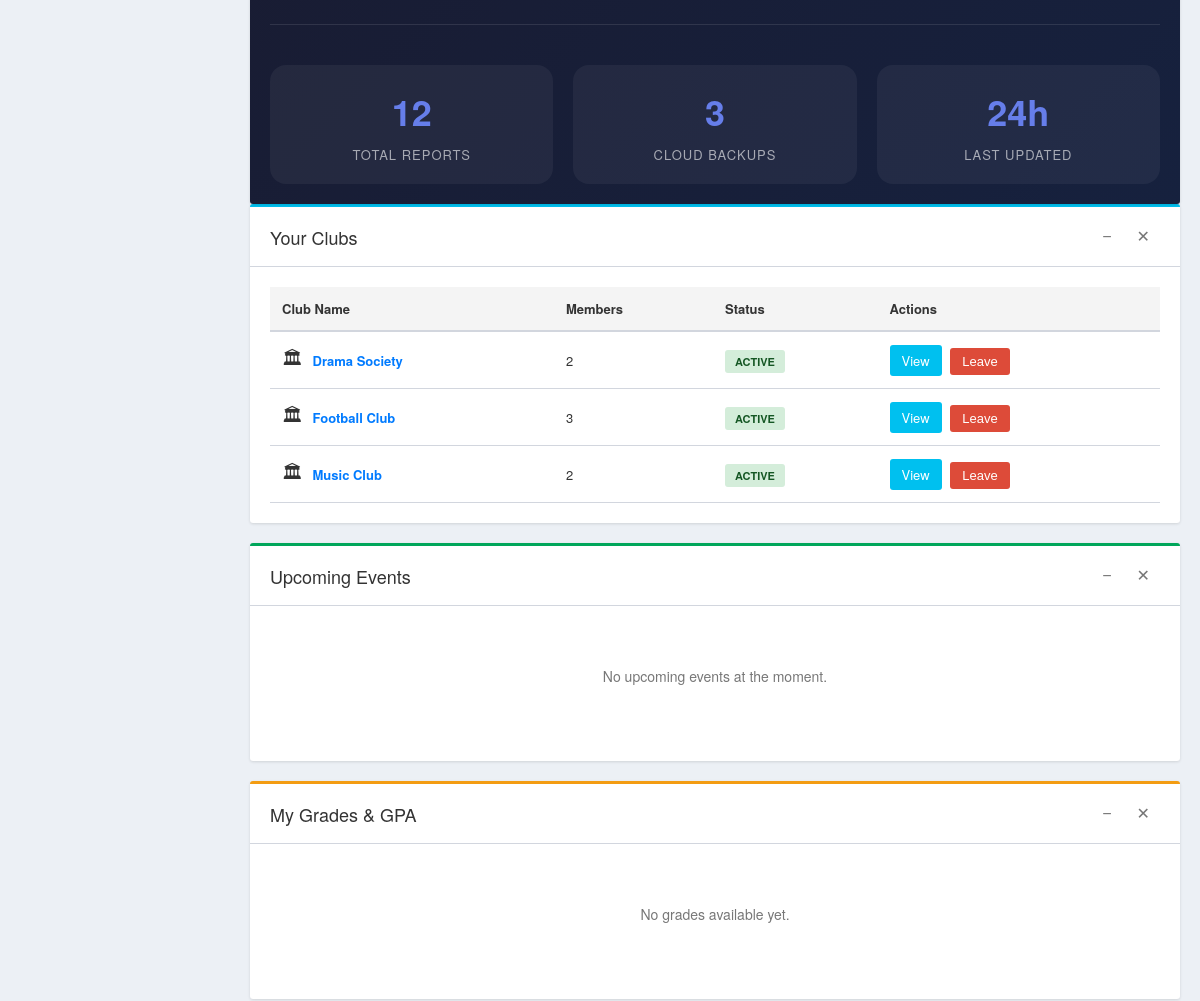
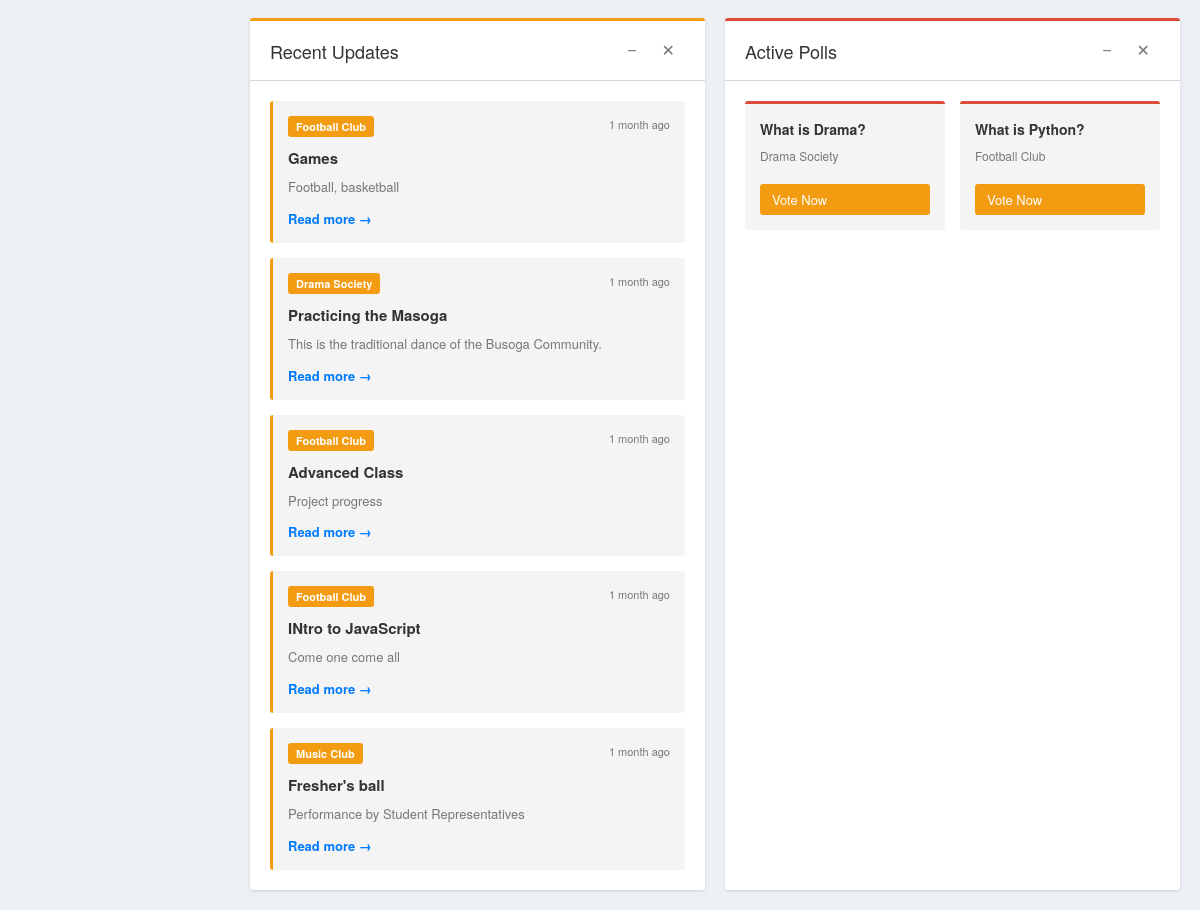
/users/dashboard/student/ (signed in, lower part), run on an earlier commit of the app's database (2 pictures, top to bottom).
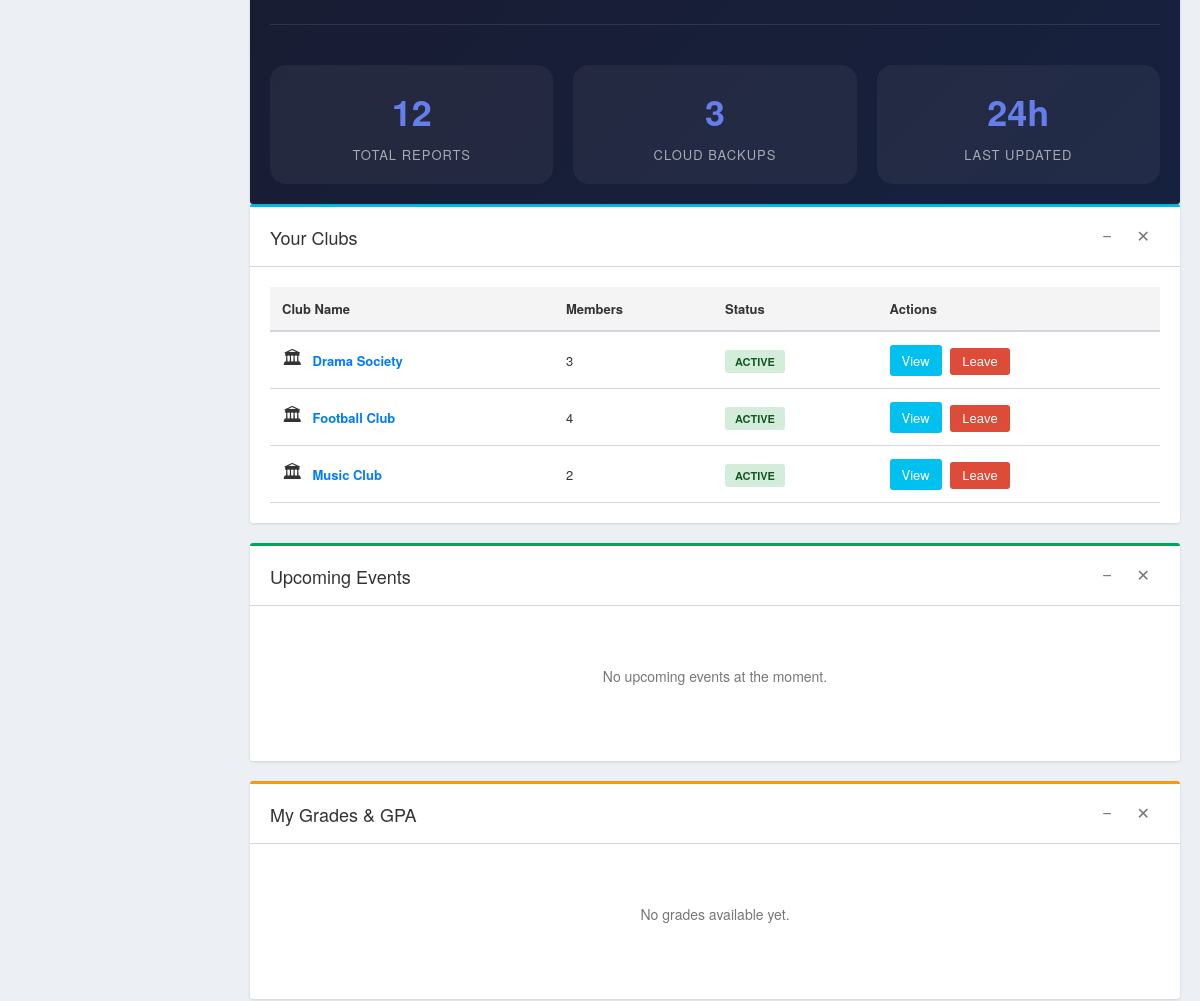
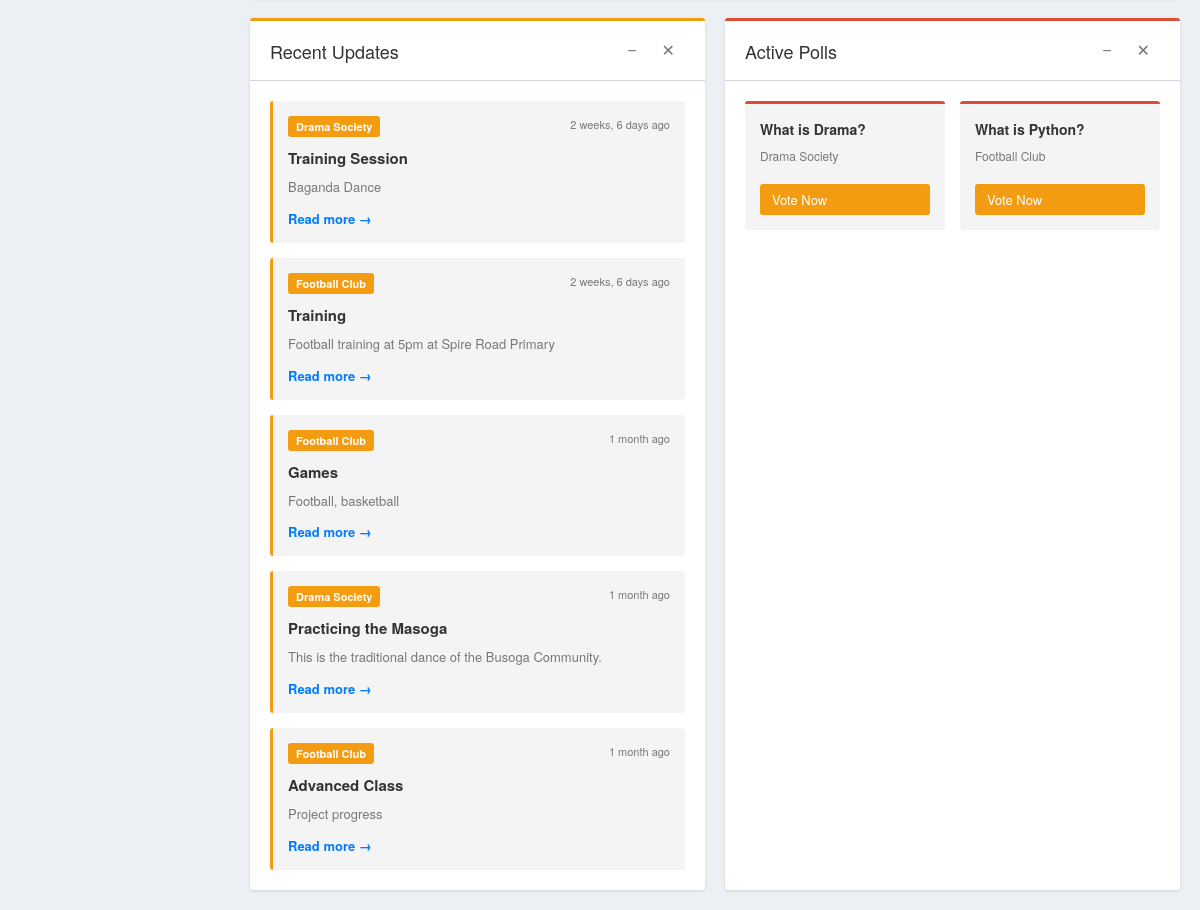
And on a later commit of the database (2 pictures, top to bottom).
### clubs/models.py (models this page shows, shortened)
class Club(models.Model):
    name = models.CharField(max_length=100)
    description = models.TextField()
    meeting_time = models.CharField(max_length=100)
    logo = models.ImageField(upload_to="club_logos/", blank=True, null=True)
    members = models.ManyToManyField(
        settings.AUTH_USER_MODEL,
        related_name="clubs",
        blank=True
    )
    created_by = models.ForeignKey(
        settings.AUTH_USER_MODEL,
        on_delete=models.CASCADE,
        related_name="created_clubs",
        null=True,
        blank=True
    )

class ClubPost(models.Model):
    club = models.ForeignKey(
        Club, on_delete=models.CASCADE, related_name="posts"
    )
    title = models.CharField(max_length=200)
    content = models.TextField()
    author = models.ForeignKey(
        settings.AUTH_USER_MODEL, on_delete=models.CASCADE
    )
    created_at = models.DateTimeField(auto_now_add=True)

class Poll(models.Model):
    club = models.ForeignKey(
        Club, on_delete=models.CASCADE, related_name="polls"
    )
    question = models.CharField(max_length=255)
    created_by = models.ForeignKey(
        settings.AUTH_USER_MODEL, on_delete=models.CASCADE
    )
    created_at = models.DateTimeField(auto_now_add=True)

### users/views.py (the view)
# urls.py: path('dashboard/student/', views.student_dashboard, name='student_dashboard'),
@login_required
def student_dashboard(request):
    user = request.user
    user_clubs = user.clubs.all()
    upcoming_events = Event.objects.filter(
        club__in=user_clubs, date__gte=timezone.now()
    ).order_by('date')[:5]
    recent_posts = ClubPost.objects.filter(club__in=user_clubs).order_by('-created_at')[:5]
    active_polls = Poll.objects.filter(club__in=user_clubs).order_by('-created_at')[:3]
    total_clubs = user_clubs.count()
    upcoming_events_count = upcoming_events.count()
    rsvp_events = Event.objects.filter(attendees=user, date__gte=timezone.now()).count()
    voted_polls = sum(
        1 for poll in Poll.objects.filter(club__in=user_clubs)
        if poll.options.filter(votes=user).exists()
    )
    student_courses = StudentMark.objects.filter(student=user).select_related('course')
    gpa_record = StudentGPA.objects.filter(student=user).last()
    gpa = gpa_record.gpa if gpa_record else 0.0
    cgpa = gpa_record.cgpa if gpa_record else 0.0
    context = {
        'user_clubs': user_clubs,
        'upcoming_events': upcoming_events,
        'recent_posts': recent_posts,
        'active_polls': active_polls,
        'total_clubs': total_clubs,
        'upcoming_events_count': upcoming_events_count,
        'rsvp_events': rsvp_events,
        'voted_polls': voted_polls,
        'student_courses': student_courses,
        'gpa': gpa,
        'cgpa': cgpa,
    }
    return render(request, "users/student_dashboard.html", context)

### users/templates/users/student_dashboard.html (shortened to what this page needs)
{% load static %}
<!DOCTYPE html>
<html lang="en">
<head>
    <link rel="stylesheet" href="{% static 'css/student_dashboard.css' %}?v=4">
</head>
<body>
<div class="dashboard-wrapper">
    <main class="dashboard-main">
        <div class="dashboard-content">
            <section class="panel reports-panel" id="reports">
                <div class="panel-body">
                    <div class="reports-stats-row">
                        <div class="report-stat-item">
                            <div class="report-stat-number">12</div>
                            <div class="report-stat-label">Total Reports</div>
                        </div>
                        <div class="report-stat-item">
                            <div class="report-stat-number">3</div>
                            <div class="report-stat-label">Cloud Backups</div>
                        </div>
                        <div class="report-stat-item">
                            <div class="report-stat-number">24h</div>
                            <div class="report-stat-label">Last Updated</div>
                        </div>
                    </div>
                </div>
            </section>
            <div class="content-grid">
                <section class="panel clubs-panel">
                    <div class="panel-header">
                        <h2>Your Clubs</h2>
                        <div class="panel-actions">
                            <button class="panel-toggle">−</button>
                            <button class="panel-close">✕</button>
                        </div>
                    </div>
                    <div class="panel-body">
                        {% if user_clubs %}
                        <div class="clubs-table">
                            <table>
                                <thead>
                                    <tr>
                                        <th>Club Name</th>
                                        <th>Members</th>
                                        <th>Status</th>
                                        <th>Actions</th>
                                    </tr>
                                </thead>
                                <tbody>
                                    {% for club in user_clubs %}
                                    <tr>
                                        <td>
                                            <div class="club-name-cell">
                                                <span class="club-icon-small">🏛</span>
                                                <a href="{% url 'club_detail' club.id %}" class="club-link">{{ club.name }}</a>
                                            </div>
                                        </td>
                                        <td>{{ club.members.count }}</td>
                                        <td><span class="badge badge-success">Active</span></td>
                                        <td>
                                            <a href="{% url 'club_detail' club.id %}" class="btn btn-view">View</a>
                                            <form method="post" action="{% url 'toggle_membership' club.id %}?next=student_dashboard" style="display:inline;">
                                                <button type="submit" class="btn btn-danger">Leave</button>
                                            </form>
                                        </td>
                                    </tr>
                                    {% endfor %}
                                </tbody>
                            </table>
                        </div>
                        {% else %}
                        <div class="empty-state">
                            <p>You haven't joined any clubs yet.</p>
                            <a href="{% url 'club_list' %}" class="btn btn-primary">Explore Clubs</a>
                        </div>
                        {% endif %}
                    </div>
                </section>
                <section class="panel events-panel" id="events">
                    <div class="panel-header">
                        <h2>Upcoming Events</h2>
                        <div class="panel-actions">
                            <button class="panel-toggle">−</button>
                            <button class="panel-close">✕</button>
                        </div>
                    </div>
                    <div class="panel-body">
                        {% if upcoming_events %}
                        <div class="events-list-table">
                            {% for event in upcoming_events %}
                            <div class="event-row">
                                <div class="event-date-badge">
                                    <span class="event-day">{{ event.date|date:"d" }}</span>
                                    <span class="event-month">{{ event.date|date:"M" }}</span>
                                </div>
                                <div class="event-details">
                                    <h4>{{ event.title }}</h4>
                                    <p class="event-club-name">{{ event.club.name }}</p>
                                    <p class="event-location">📍 {{ event.location }}</p>
                                </div>
                                <div class="event-actions">
                                    <span class="attendee-badge">{{ event.attendees.count }} attending</span>
                                    <form method="post" action="{% url 'rsvp_event' event.id %}?next=student_dashboard">
                                        {% csrf_token %}
                                        <button type="submit" class="btn {% if user in event.attendees.all %}btn-success-active{% else %}btn-primary{% endif %}">
                                            {% if user in event.attendees.all %}✓ Going{% else %}RSVP{% endif %}
                                        </button>
                                    </form>
                                </div>
                            </div>
                            {% endfor %}
                        </div>
                        {% else %}
                        <div class="empty-state">
                            <p>No upcoming events at the moment.</p>
                        </div>
                        {% endif %}
                    </div>
                </section>
                <section class="panel grades-panel">
                    <div class="panel-header">
                        <h2>My Grades & GPA</h2>
                        <div class="panel-actions">
                            <button class="panel-toggle">−</button>
                            <button class="panel-close">✕</button>
                        </div>
                    </div>
                    <div class="panel-body">
                        {% if student_courses %}
                        <div class="grades-table">
                            <table>
                                <thead>
                                    <tr>
                                        <th>Course</th>
                                        <th>Marks</th>
                                        <th>Grade</th>
                                        <th>Grade Point</th>
                                        <th>Remarks</th>
                                    </tr>
                                </thead>
                                <tbody>
                                    {% for mark in student_courses %}
                                    <tr>
                                        <td>{{ mark.course.name }}</td>
                                        <td>{{ mark.marks }}</td>
                                        <td>{{ mark.grade_letter }}</td>
                                        <td>{{ mark.grade_point }}</td>
                                        <td>{{ mark.remarks }}</td>
                                    </tr>
                                    {% endfor %}
                                </tbody>
                            </table>
                        </div>
                        <div class="gpa-summary">
                            <p><strong>GPA:</strong> {{ gpa }}</p>
                            <p><strong>CGPA:</strong> {{ cgpa }}</p>
                        </div>
                        {% else %}
                        <div class="empty-state">
                            <p>No grades available yet.</p>
                        </div>
                        {% endif %}
                    </div>
                </section>
            </div>
            <div class="content-grid-2">
                {% if recent_posts %}
                <section class="panel posts-panel">
                    <div class="panel-header">
                        <h2>Recent Updates</h2>
                        <div class="panel-actions">
                            <button class="panel-toggle">−</button>
                            <button class="panel-close">✕</button>
                        </div>
                    </div>
                    <div class="panel-body">
                        <div class="posts-list">
                            {% for post in recent_posts %}
                            <div class="post-card">
                                <div class="post-header-info">
                                    <span class="post-club-badge">{{ post.club.name }}</span>
                                    <span class="post-time">{{ post.created_at|timesince }} ago</span>
                                </div>
                                <h4>{{ post.title }}</h4>
                                <p>{{ post.content|truncatewords:20 }}</p>
                                <a href="{% url 'club_detail' post.club.id %}" class="link-primary">Read more →</a>
                            </div>
                            {% endfor %}
                        </div>
                    </div>
                </section>
                {% endif %}
                {% if active_polls %}
                <section class="panel polls-panel" id="polls">
                    <div class="panel-header">
                        <h2>Active Polls</h2>
                        <div class="panel-actions">
                            <button class="panel-toggle">−</button>
                            <button class="panel-close">✕</button>
                        </div>
                    </div>
                    <div class="panel-body">
                        <div class="polls-grid">
                            {% for poll in active_polls %}
                            <div class="poll-card">
                                <h4>{{ poll.question }}</h4>
                                <p class="poll-club">{{ poll.club.name }}</p>
                                <a href="{% url 'vote_poll' poll.id %}" class="btn btn-vote">Vote Now</a>
                            </div>
                            {% endfor %}
                        </div>
                    </div>
                </section>
                {% endif %}
            </div>
        </div>
    </main>
</div>
</body>
</html>

What changed in the data, as far as the page shows it:
no longer on this page (row unchanged): ClubPost: club.name "Football Club", created_at "1 month", title "INtro to JavaScript", content "Come one come all"
no longer on this page (row unchanged): ClubPost: club.name "Music Club", created_at "1 month", title "Fresher's ball", content "Performance by Student Representatives"
computed for Club "Drama Society": members.count "2" → "3"
computed for Club "Football Club": members.count "3" → "4"
added ClubPost: club.name "Drama Society", created_at "2 weeks, 6 days", title "Training Session", content "Baganda Dance"
added ClubPost: club.name "Football Club", created_at "2 weeks, 6 days", title "Training", content "Football training at 5pm at Spire Road Primary"
